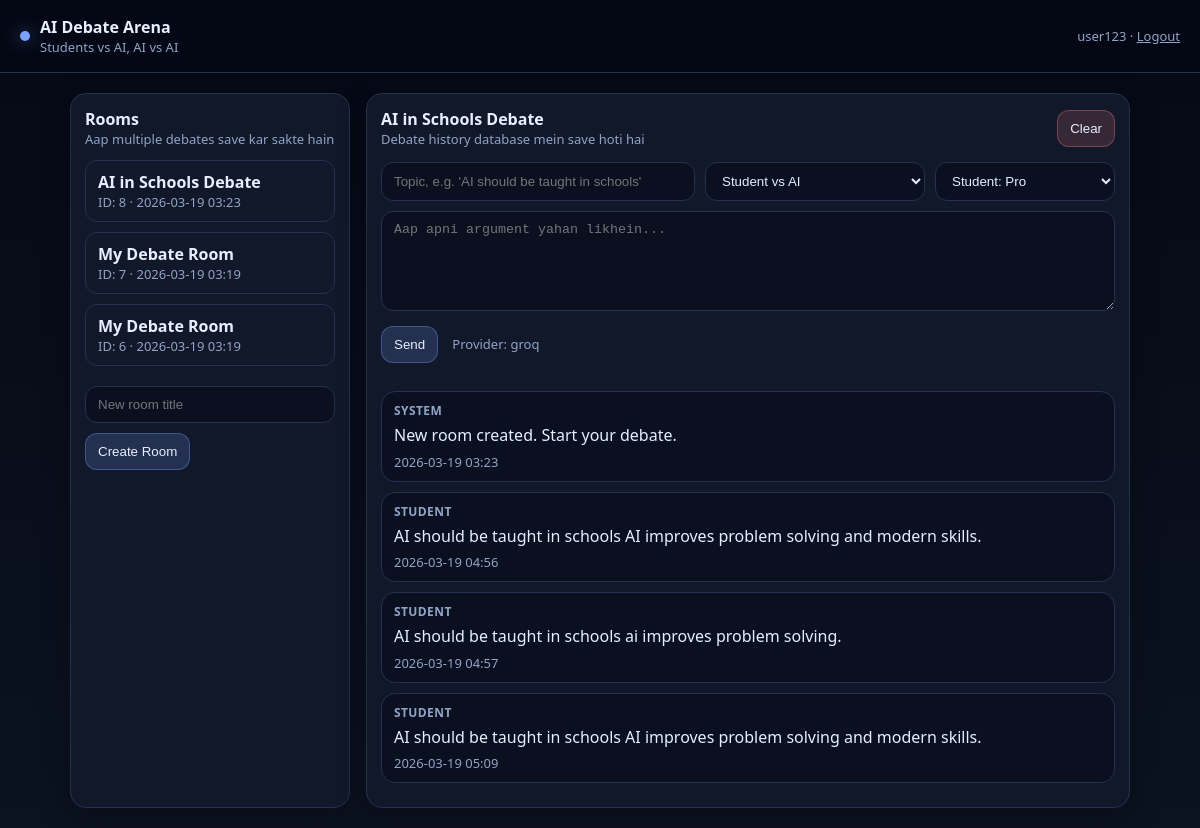
Screenshot of /r/8/ (signed in) with the database file from the repository.
### debate/models.py (models this page shows, shortened)
class DebateRoom(models.Model):
    owner = models.ForeignKey(settings.AUTH_USER_MODEL, on_delete=models.CASCADE, related_name="debate_rooms")
    title = models.CharField(max_length=120, default="My Debate Room")
    created_at = models.DateTimeField(auto_now_add=True)

class DebateMessage(models.Model):
    ROLE_CHOICES = [
        ("student", "Student"),
        ("pro", "Pro Agent"),
        ("con", "Con Agent"),
        ("judge", "Judge Agent"),
        ("system", "System"),
    ]
    room = models.ForeignKey(DebateRoom, on_delete=models.CASCADE, related_name="messages")
    role = models.CharField(max_length=20, choices=ROLE_CHOICES)
    content = models.TextField()
    created_at = models.DateTimeField(auto_now_add=True)
    class Meta:
        ordering = ["created_at"]

### debate/views.py (the view, shortened to what this page needs)
# urls.py: path("r/<int:room_id>/", views.room, name="room"),
@login_required
def room(request, room_id):
    room = get_object_or_404(DebateRoom, id=room_id, owner=request.user)
    rooms = DebateRoom.objects.filter(owner=request.user).order_by("-created_at")
    return render(request, "debate/arena.html", {"room": room, "rooms": rooms,
                                                 "ai_provider": getattr(settings, "AI_PROVIDER","groq"),
                                                 "groq_model": getattr(settings, "GROQ_MODEL","openai/gpt-oss-20b"),
                                                 "openai_model": getattr(settings,"OPENAI_MODEL","gpt-5"),})

### debate/templates/debate/arena.html (shortened to what this page needs)
{% extends "base.html" %}
{% block content %}
<div class="grid">
  <div class="card">
    <div style="display:flex;justify-content:space-between;align-items:center;gap:10px">
      <div>
        <div style="font-weight:800">Rooms</div>
        <div class="muted">Aap multiple debates save kar sakte hain</div>
      </div>
    </div>
    <div style="height:12px"></div>
    {% for r in rooms %}
      <a class="roomlink" href="{% url 'room' r.id %}">
        <div style="font-weight:700">{{ r.title }}</div>
        <div class="muted">ID: {{ r.id }} · {{ r.created_at|date:"Y-m-d H:i" }}</div>
      </a>
    {% empty %}
      <div class="muted">No rooms yet.</div>
    {% endfor %}
    <div style="height:10px"></div>
    <form method="post">
      <input class="inp" name="title" placeholder="New room title">
      <div style="height:10px"></div>
      <button class="btn primary" type="submit">Create Room</button>
    </form>
  </div>
  <div class="card">
    <div style="display:flex;justify-content:space-between;align-items:center;gap:10px">
      <div>
        <div style="font-weight:800">{{ room.title }}</div>
        <div class="muted">Debate history database mein save hoti hai</div>
      </div>
      <form method="post" action="{% url 'clear_room' room.id %}" style="margin:0">{% csrf_token %}<button class="btn danger" type="submit">Clear</button></form>
    </div>
    <div style="height:14px"></div>
    <form method="post">
      <div style="display:grid;grid-template-columns:1fr 220px 180px;gap:10px">
        <input class="inp" name="topic" placeholder="Topic, e.g. 'AI should be taught in schools'" required>
        <select class="sel" name="mode">
          <option value="student_vs_ai">Student vs AI</option>
        </select>
        <select class="sel" name="student_side">
          <option value="pro">Student: Pro</option>
        </select>
      </div>
      <div style="height:10px"></div>
      <textarea class="ta" name="text" placeholder="Aap apni argument yahan likhein..." required></textarea>
      <div style="height:10px"></div>
      <button class="btn primary" type="submit">Send</button>
      <span class="muted" style="margin-left:10px">Provider: {{ ai_provider }}</span>
    </form>
    <div style="height:18px"></div>
    {% for m in room.messages.all %}
      <div class="msg">
        <div class="role">{{ m.get_role_display }}</div>
        <div class="content">{{ m.content }}</div>
        <div class="muted" style="margin-top:6px">{{ m.created_at|date:"Y-m-d H:i" }}</div>
      </div>
    {% endfor %}
  </div>
</div>
{% endblock %}

### debate/templates/base.html (shortened to what this page needs)
<!doctype html>
<html lang="en">
<head>
</head>
<body>
  <div class="top">
    <div class="brand">
      <div class="dot"></div>
      <div>
        <div style="font-weight:800">AI Debate Arena</div>
        <div class="muted">Students vs AI, AI vs AI</div>
      </div>
    </div>
    <div class="muted">
      {% if user.is_authenticated %}
        {{ user.username }} ·
        <form class="inline-form" method="post" action="{% url 'logout' %}">
          <button class="link-btn" type="submit">Logout</button>
        </form>
      {% endif %}
    </div>
  </div>
  <div class="wrap">
    {% block content %}{% endblock %}
  </div>
</body>
</html>

### debate/templates/base.html (style rules this page uses)
:root { --bg:#0b1220;--card:#121a2b;--muted:#91a4c7;--text:#e7eeff;--line:#24314f;--accent:#7aa2ff;--danger:#ff7a7a }
* { box-sizing:border-box }
body { margin:0;font-family:ui-sans-serif,system-ui,-apple-system,Segoe UI,Roboto,Arial;background:linear-gradient(180deg,#050914,#0b1220);color:var(--text) }
a { color:inherit;text-decoration:none }
.top { display:flex;align-items:center;justify-content:space-between;padding:16px 20px;border-bottom:1px solid var(--line);position:sticky;top:0;background:rgba(5,9,20,.85);backdrop-filter:blur(10px) }
.brand { display:flex;gap:10px;align-items:center }
.dot { width:10px;height:10px;border-radius:999px;background:var(--accent);box-shadow:0 0 18px rgba(122,162,255,.6) }
.wrap { max-width:1100px;margin:0 auto;padding:20px }
.grid { display:grid;grid-template-columns:280px 1fr;gap:16px }
.card { background:rgba(18,26,43,.92);border:1px solid var(--line);border-radius:16px;padding:14px;box-shadow:0 10px 30px rgba(0,0,0,.25) }
.muted { color:var(--muted);font-size:13px }
.btn { border:1px solid var(--line);background:transparent;color:var(--text);padding:10px 12px;border-radius:12px;cursor:pointer }
.btn.primary { background:rgba(122,162,255,.18);border-color:rgba(122,162,255,.35) }
.btn.danger { background:rgba(255,122,122,.16);border-color:rgba(255,122,122,.35) }
.inp, .sel, .ta { width:100%;background:#0a1020;color:var(--text);border:1px solid var(--line);border-radius:12px;padding:10px 12px }
.ta { min-height:100px;resize:vertical }
.msg { padding:10px 12px;border:1px solid var(--line);border-radius:14px;background:#0a1020;margin:10px 0 }
.msg .role { font-weight:700;font-size:12px;letter-spacing:.4px;text-transform:uppercase;color:var(--muted) }
.msg .content { white-space:pre-wrap;margin-top:6px;line-height:1.35 }
.roomlink { display:block;padding:10px 12px;border-radius:12px;border:1px solid var(--line);margin-bottom:10px }
.inline-form { display:inline }
.link-btn { background:none;border:0;padding:0;color:inherit;cursor:pointer;font:inherit;text-decoration:underline }

### rows the page displays
DebateRoom: title "AI in Schools Debate", id "8", created_at "2026-03-19 03:23"
DebateRoom: title "My Debate Room", id "7", created_at "2026-03-19 03:19"
DebateRoom: title "My Debate Room", id "6", created_at "2026-03-19 03:19"
DebateMessage: role "SYSTEM", content "New room created. Start your debate.", created_at "2026-03-19 03:23"
DebateMessage: role "STUDENT", content "AI should be taught in schools AI improves problem solving and modern skills.", created_at "2026-03-19 04:56"
DebateMessage: role "STUDENT", content "AI should be taught in schools ai improves problem solving.", created_at "2026-03-19 04:57"
DebateMessage: role "STUDENT", content "AI should be taught in schools AI improves problem solving and modern skills.", created_at "2026-03-19 05:09"

### other values shown
{{ user.username }} "user123"
{{ ai_provider }} "groq"
